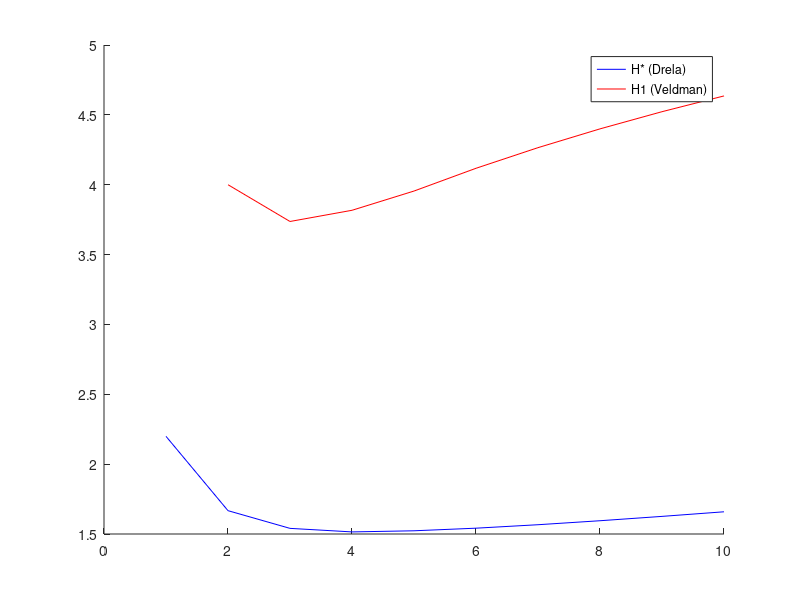

This chart was generated by the following MATLAB code:
function [ output_args ] = CompareH1Hstar()
    %UNTITLED3 Summary of this function goes here
    %   Detailed explanation goes here
    
    H= (1:10)';
    
    figure,hold on;
    plot(H,CalculateHstar(H),'b');
    plot(H,CalculateH1(H),'r');
    
    legend('H* (Drela)','H1 (Veldman)');
end

% From Drela.
function Hstar = CalculateHstar(H)
    Hstar = zeros(size(H));
    Hk = CalculateHk(H);
    Hstar(Hk<=4) = 1.515 + 0.076*( 4-Hk(Hk<=4)).^2./Hk(Hk<=4);
    Hstar(Hk>4)  = 1.515 + 0.040*(-4+Hk(Hk >4)).^2./Hk(Hk>4);
end

function [Hk] =CalculateHk(H)
    Hk = H; % Low M
end

% From Veldman.
function [H1, dH1dH] =CalculateH1(H)
    % Head's shape factor, H1 = f(H)
    dhtdH = 0*H;
    
    htCand = [H, 0.5*(H-2.732) + 2.732];
    [ht,Idx] = min(htCand,[],2);

    dhtdH(Idx==1) = 1;
    dhtdH(Idx==2) = 0.5;
    
    H1 = 0*H;
    dH1dH = 0*H;
    
    H1(H<=4) = 0.5*ht(H<=4).*(ht(H<=4)+2)./(ht(H<=4)-1);
    H1(H>4)  = 1.75 + 5.52273*ht(H>4) ./(ht(H>4)+5.818181);
    
    dH1dH(H<=4) = 0.5 * (ht(H<=4).^2 - 2*ht(H<=4) - 2)./(ht(H<=4)-1).^2   .* dhtdH(H<=4);
    dH1dH(H>4)  = 5.52273 * 5.81818 ./ (ht(H>4)+5.81818).^2  .* dhtdH(H>4);
end